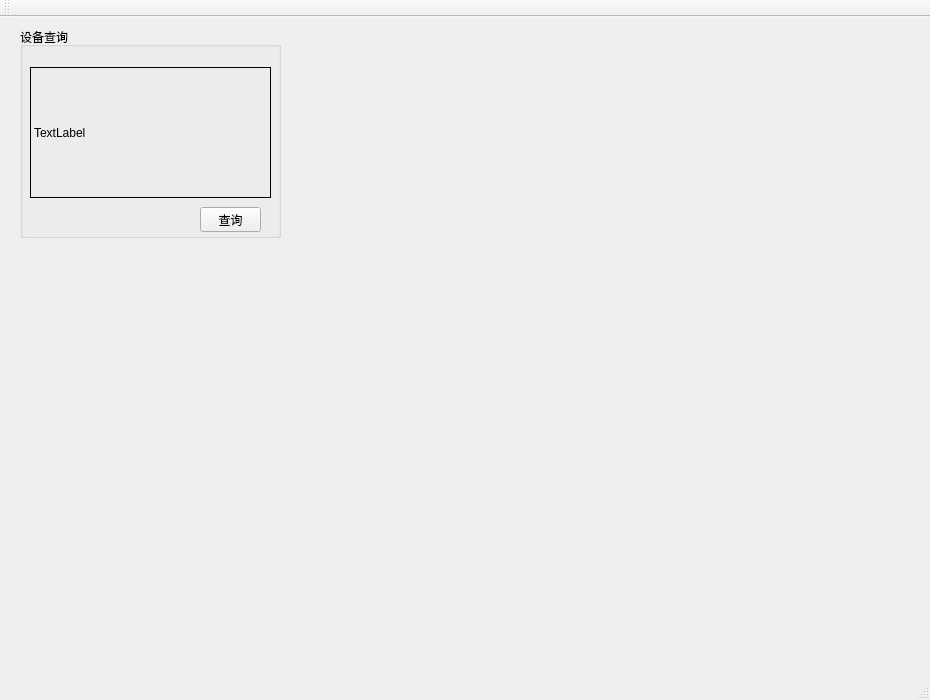
<?xml version="1.0" encoding="UTF-8"?>
<ui version="4.0">
 <class>MainWindow</class>
 <widget class="QMainWindow" name="MainWindow">
  <property name="geometry">
   <rect>
    <x>0</x>
    <y>0</y>
    <width>930</width>
    <height>700</height>
   </rect>
  </property>
  <property name="windowTitle">
   <string>MainWindow</string>
  </property>
  <widget class="QWidget" name="centralWidget">
   <widget class="QGroupBox" name="groupBox">
    <property name="geometry">
     <rect>
      <x>20</x>
      <y>10</y>
      <width>261</width>
      <height>211</height>
     </rect>
    </property>
    <property name="title">
     <string>设备查询</string>
    </property>
    <widget class="QLabel" name="label">
     <property name="geometry">
      <rect>
       <x>10</x>
       <y>40</y>
       <width>241</width>
       <height>131</height>
      </rect>
     </property>
     <property name="frameShape">
      <enum>QFrame::Box</enum>
     </property>
     <property name="text">
      <string>TextLabel</string>
     </property>
    </widget>
    <widget class="QPushButton" name="pushButton">
     <property name="geometry">
      <rect>
       <x>180</x>
       <y>180</y>
       <width>61</width>
       <height>25</height>
      </rect>
     </property>
     <property name="text">
      <string>查询</string>
     </property>
    </widget>
   </widget>
  </widget>
  <widget class="QMenuBar" name="menuBar">
   <property name="geometry">
    <rect>
     <x>0</x>
     <y>0</y>
     <width>930</width>
     <height>28</height>
    </rect>
   </property>
  </widget>
  <widget class="QToolBar" name="mainToolBar">
   <attribute name="toolBarArea">
    <enum>TopToolBarArea</enum>
   </attribute>
   <attribute name="toolBarBreak">
    <bool>false</bool>
   </attribute>
  </widget>
  <widget class="QStatusBar" name="statusBar"/>
 </widget>
 <layoutdefault spacing="6" margin="11"/>
 <resources/>
 <connections/>
</ui>
